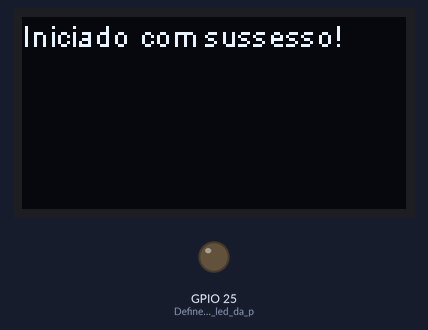
Simulated run of this sketch. Board: ESP32. Parts: 128×64 one-colour display, output pins drawn as LEDs (lit = HIGH). No radio packets arrive unless stated; pins used as bus, display or sensor lines are not drawn; what the sketch prints to the serial monitor is not drawn.

Above: at 1.7 s.
At 2.7 s:
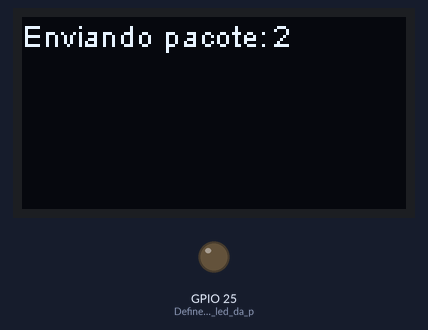
At 3.4 s:
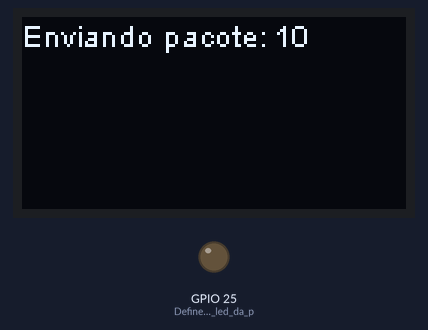

The sketch:

LoRa_Sender.ino
```cpp
// ---------- Importações das bibliotecas
#include <SPI.h>  //Resposável pela comunicação Serial do LoRa
#include <LoRa.h>  //Resposável pela comunicação com o WiFi LoRa
#include <Wire.h>  //Resposável pela comunicação i2c
#include <SSD1306.h>  //Resposável pela comunicação com o display
#include "images.h"  //Arquivo com a logo da HelTec

// ---------- Define os pinos do WiFi LoRa
#define SCK     5    // GPIO5  -- SX127x's SCK
#define MISO    19   // GPIO19 -- SX127x's MISO
#define MOSI    27   // GPIO27 -- SX127x's MOSI
#define SS      18   // GPIO18 -- SX127x's CS
#define RST     14   // GPIO14 -- SX127x's RESET
#define DI00    26   // GPIO26 -- SX127x's IRQ(Interrupt Request)

// ---------- Define a frequência do LoRa
#define BAND    915E6  //Define a frequência do LoRa. 433E6 é a mesma coisa de 433000000MHz. Você também pode usar 868E6 e 915E6.
#define FREQUENCY 915E6 // 868E6 e 915E6

// ---------- Define as configurações do LoRa
#define SF 12 // 7 8 9 10 11 12
#define BANDWIDTH 125 //125 250 500
#define CODINGRATE 1 //1 2 3 4
#define SYNCKWORD 0X5E //0X00 ATE 0XFF

// ---------- Defini variáveis globais para tempo e contador
unsigned long tempoinicial, tempofinal;
unsigned int counter = 1;  //Declara a variável que irá receber incrementos e enviará os dados para o outro LoRa

// ---------- Configuração do display
SSD1306 display(0x3c, 4, 15);  //Define o endereço do i2c do Oled(0x3c) e os pinos SDA(4) e SCL(15) do ESP32

// ---------- Declaração das variáveis que iremos utilizar
String rssi = "RSSI --";  //Declara a variável que receberá a potência do sinal
String packSize = "--";  //Declara a variável que receberá o tamanho dos pacotes enviados
String packet;  //Declara a variável do pacote

// ---------- Função de inicialização e configuração do ArduinoIDE
void setup() {
  // ---------- Definição dos pinos
  pinMode(16, OUTPUT); //Define o pino Reset do Oled
  pinMode(25, OUTPUT); //Define o pino do led da placa
  digitalWrite(16, LOW);  //Coloca o pino em Low para dar um Reset no Oled
  delay(50);
  digitalWrite(16, HIGH); //Coloca em High para o Oled voltar a funcionar

  // ---------- Inicializando a OLED (tela)
  display.init();  //Inicializa o Oled
  display.flipScreenVertically();  //Vira o Display para a vertical
  display.setFont(ArialMT_Plain_10);  //Define o tipo e tamanho da fonte
  logo();  //Chama a função de mostrar a Logo
  delay(1500);
  display.clear();  //Limpa a tela

  // ---------- Inicializando a comunicação Serial do ESP com o LoRa
  SPI.begin(SCK, MISO, MOSI, SS); //Inicializa a comunicação Serial com o LoRa
  LoRa.setPins(SS, RST, DI00); //Define os pinos que serão utilizados pelo LoRa

  // ---------- Configurações do LoRa
  LoRa.setFrequency(FREQUENCY);
  LoRa.setSpreadingFactor(SF);
  LoRa.setSignalBandwidth(BANDWIDTH);
  LoRa.setCodingRate4(CODINGRATE);
  LoRa.setSyncWord(SYNCKWORD);

  // ---------- Verificando se o LoRa foi inicializado
  if (!LoRa.begin(BAND)) { //Verifica se o LoRa foi iniciado com sussesso
    display.drawString(0, 0, "Falha ao iniciar o LoRa!");  //Seta o X e Y de onde irá imprimir o texto a seguir
    display.display();  //Imprime o texto
    while (1);  //Entra em um While e a execução do programa morre aqui
  }

  // ---------- Exibi na OLED que foi inicializado
  display.drawString(0, 0, "Iniciado com sussesso!");
  display.display();
  delay(1000);

  LoRa.receive();

  // ---------- Habilita a comunicação Serial com o ArduinoIDE (computador)
  Serial.begin(115200);

  // ---------- Coleta o tempo inicial
  tempoinicial = millis();

  // ---------- Chama a função de enviar 10 pacotes
  enviarPacotes(10);

  // ---------- Pega o tempo final e imprime na Serial
  Serial.print("Latência Total: ");
  tempofinal = millis();
  Serial.println(tempofinal - tempoinicial); //prints time since program started

  //display.drawString(0, 0, tempofinal - tempoinicial);
  //display.display();
}

// ---------- Função de Loop Infinito do ArduinoIDE
void loop() {
  // ---------- Está vazio pois vamos chamar a função de mandar no SETUP (pois queremos que ele faça isso somente uma vez
}

// ---------- Função que vai enviar pacotes (recebe como parâmetro a quantidade)
void enviarPacotes(int qtd) {

  // ---------- Definimos as variáveis de perda, sucesso e SNR
  float perda = 0, sucesso = 0, SNR = 0;

  // tempoinicial = timestamp;

  // ---------- De 0 a quantidade definida -1, vamos enviar os pacotes
  for (int x = 0; x < qtd; x++) {

    // ---------- Configuração e impressão no OLED
    display.clear();
    display.setTextAlignment(TEXT_ALIGN_LEFT);  //Alinha o texto a Esquerda
    display.setFont(ArialMT_Plain_10);  //Define o tipo e tamanho da fonte
    display.drawString(0, 0, "Enviando pacote:");
    display.drawString(84, 0, String(counter));  //Imprime o valor da variável 'counter' em forma de String
    display.display();

    // ---------- Inicia o pacote
    LoRa.beginPacket();  //Inicia um pacote

    // ---------- Envia o texto "ligar"
    LoRa.print("ligado");  //Envia a seguinte palavra

    // ---------- Fecha o pacote para enviar
    LoRa.endPacket();  //Fecha o pacote e envia

    // ---------- Vamos contabilizar a quantidade de pacotes enviados (+1)
    counter++;

    // ---------- Declaramos uma variável para receber caso seja mandado um retorno do gateway
    int packetSize = LoRa.parsePacket();  //Declara uma variável que recebe o comando LoRa.parsePacket que verifica se recebeu algum dado

    // ---------- Se tiver algum pacote de retorno
    if (packetSize) {  //Verifica se a variável recebeu ou não dados, se recebeu faz o comando a seguir

      // ---------- Chamamos a função para tratar os dados recebidos
      cbk(packetSize);  //Chama a função para tratar os dados recebidos

      // ---------- Contamos a quantidade de pacotes enviados com sucesso e recebido pelo gateway
      sucesso++;

      // ---------- Esperamos por 1 segundo
      delay(1000);

      // ---------- Caso contrário
    } else {
      // ---------- Contamos como perda
      perda++;
    }

    // ---------- Esperamos 10 millissegundos
    delay(10);
  }

  // ---------- Apresenta na Serial do ArduinoIDE a quantidade de pacotes enviados, perdidos e recebidos
  Serial.print("Pacotes enviados: ");
  Serial.println(counter - 1);
  Serial.print("Pacotes perdidos: ");
  Serial.println(perda);
  Serial.print("Pacotes recebidos: ");
  Serial.println(sucesso);

  // ---------- Código par calcular o tempo
  //tempoFinal = timestamp;
  //latencia = tempoFinal - tempoinicial;
  SNR = LoRa.packetSnr();
  // return(latencia, );
}

// ---------- Função para imprimir a logo no OLED
void logo() {
  display.clear();
  //display.drawXbm(0,5,logo_width,logo_height,logo_bits);  //Seta o X e Y de onde irá imprimir. Seta a largura e altura que será utilizado. Imprime uma imagem em hexa.
  display.display();
}

// ---------- Função para tratar os dados recebidos
void cbk(int packetSize) {

  // ---------- Define a variável para armazenar o pacote
  packet = "";  //

  // ---------- Declara a variável para receber o conteudo convertendo de decimal para bytes
  packSize = String(packetSize, DEC);  //Converte o valor da variável em quantidade de bytes recebidos

  // ---------- Faz um for em cada BYTE recebido, converte para CHAR e vai concatenando em PACKET
  for (int i = 0; i < packetSize; i++) {  //Executa o código abaixo até que todos os bytes recebidos foram tratados
    packet += (char) LoRa.read();  //Trata byte por byte ate formar o dado enviado
  }

  // ---------- A variável rssi recebe o valor do RSSI lido nesta comunicação
  rssi = "RSSI " + String(LoRa.packetRssi(), DEC) ;  //Converte o valor da potência do sinal e junta a palavra "RSSI"

  // ---------- Imprime na Serial do ArduinoIDE o tamanho do pacote, o pacote enviado e o RSSI
  Serial.println("Received " + packSize + " bytes");  //Imprime o tamanho do pacote enviado
  Serial.println(packet);  //Imprime os dados enviado do outro LoRa
  Serial.println(rssi);
}
```

Source omitted: images.h (data table, 5716 bytes)

Measured:
- what the display in image 0 shows lasts 1.0 s, from 1.6 s to 2.6 s
